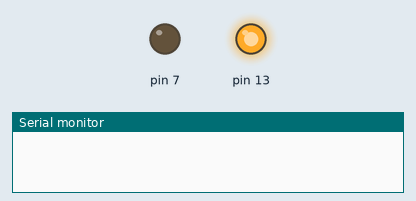
A sketch run on a simulated Arduino Leonardo, built with avr-gcc and run on an emulated ATmega32U4. Shown: output pins drawn as LEDs (lit = HIGH), the last lines printed to the serial monitor. Uploads are accepted with an empty reply.

Above: at 3.1 s.
At 7.1 s:
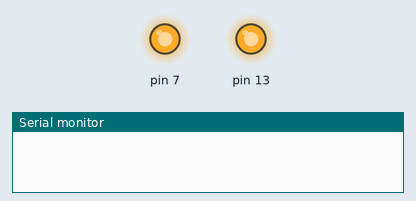
At 16.8 s:
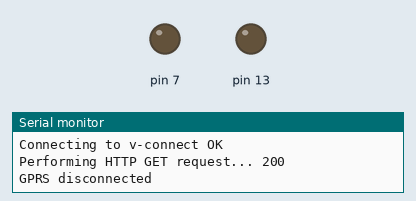
Timing chart, 0 to 18.3 s (numbered marks = the images above):
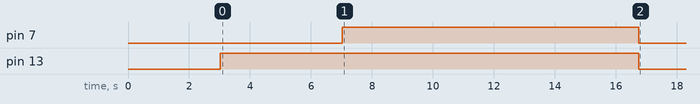

The sketch:

Teensy_HttpClient_sim800h.ino
```cpp
/**************************************************************
 *
 * This sketch connects to a website and downloads a page.
 * It can be used to perform HTTP/RESTful API calls.
 *
 * For this example, you need to install ArduinoHttpClient library:
 *   https://github.com/arduino-libraries/ArduinoHttpClient
 *   or from http://librarymanager/all#ArduinoHttpClient
 *
 * TinyGSM Getting Started guide:
 *   http://tiny.cc/tiny-gsm-readme
 *
 **************************************************************/

// Select your modem:
#define TINY_GSM_MODEM_SIM800
// #define TINY_GSM_MODEM_SIM808
// #define TINY_GSM_MODEM_SIM900
// #define TINY_GSM_MODEM_A6
// #define TINY_GSM_MODEM_A7
// #define TINY_GSM_MODEM_M590
// #define TINY_GSM_MODEM_ESP8266

// Increase RX buffer
#define TINY_GSM_RX_BUFFER 600

// Use Hardware Serial on Mega, Leonardo, Micro
#define SerialAT Serial1

// or Software Serial on Uno, Nano
//#include <SoftwareSerial.h>
//SoftwareSerial SerialAT(2, 3); // RX, TX

//#define DUMP_AT_COMMANDS
//#define TINY_GSM_DEBUG Serial


// Your GPRS credentials
// Leave empty, if missing user or pass
const char apn[]  = "v-connect";
const char user[] = "";
const char pass[] = "";

// Name of the server we want to connect to
const char server[] = "cosin.herokuapp.com";
const int  port     = 80;
// Path to download (this is the bit after the hostname in the URL)
const char resource[] = "/chtien18/write/val1=40&val2=45";

#include <TinyGsmClient.h>
#include <ArduinoHttpClient.h>

TinyGsm modem(SerialAT);
TinyGsmClient client(modem);
HttpClient http(client, server, port);

void setup() {
  pinMode(7,OUTPUT);
  pinMode(13,OUTPUT);
  delay(10);
  // Set console baud rate
  Serial.begin(9600);
  delay(10);

  // Set GSM module baud rate
  SerialAT.begin(9600);
  delay(3000);

  // Unlock your SIM card with a PIN
  //modem.simUnlock("1234");
}

void loop() {
  digitalWrite(13,HIGH);
  Serial.begin(9600);
  delay(10);

  // Set GSM module baud rate
  SerialAT.begin(9600);
  delay(3000);
  digitalWrite(7,LOW);
  delay(1000);
  digitalWrite(7,HIGH); //power on sim800h
  delay(3000);
  // Restart takes quite some time
  // To skip it, call init() instead of restart()
  Serial.println("Initializing modem...");
  modem.restart();

  delay(1000);
  String modemInfo = modem.getModemInfo();
  Serial.print("Modem: ");
  delay(100);
  Serial.println(modemInfo);
  delay(100);
  Serial.print(F("Waiting for network..."));
  if (!modem.waitForNetwork()) {
    Serial.println(" fail");
    delay(1000);
    return;
  }
  delay(100);
  Serial.println(" OK");

  Serial.print(F("Connecting to "));
  Serial.print(apn);
  if (!modem.gprsConnect(apn, user, pass)) {
    Serial.println(" fail");
    delay(1000);
    return;
  }
  delay(100);
  Serial.println(" OK");

  Serial.print(F("Performing HTTP GET request... "));
  int err = http.get(resource);
  if (err != 0) {
    Serial.println("failed to connect");
    delay(1000);
    return;
  }

  // Shutdown
  int status = http.responseStatusCode();
  Serial.println(status);
  if (!status) {
    delay(1000);
    return;
  }

  http.stop();

  modem.gprsDisconnect();
  delay(10);
  Serial.println("GPRS disconnected");

  delay(5000);
  modem.restart();
  delay(100);
  digitalWrite(7,LOW);//power off sim800h

  // Do nothing forevermore
  // ATmega32U4
  digitalWrite(13,LOW);
    delay(600000);
}
```

Measured:
- by itself, pin 7: LOW → HIGH at 7.0 s, → LOW 9.7 s later
- by itself, pin 13: LOW → HIGH at 3.0 s, → LOW 13.7 s later
